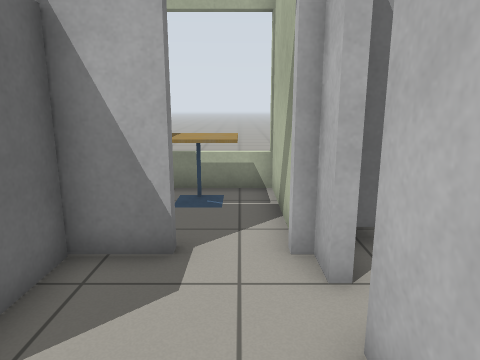
View 1 (above)

16 first-person views from a walk through a world built for the Gazebo simulator. The camera is 1.1 m above the floor, tilts 12° down and sees 70° across. The floor is counted in squares, 0.5 m on a side. Each view is taken from the middle of a square. On the plan, view 1 faces up. The plan holds only what a view shows up to about 19 squares ahead; the rest is blank. Simple patterns stand in for the simulator's built-in surfaces. Some stock models are drawn as simple stand-ins.

View 2
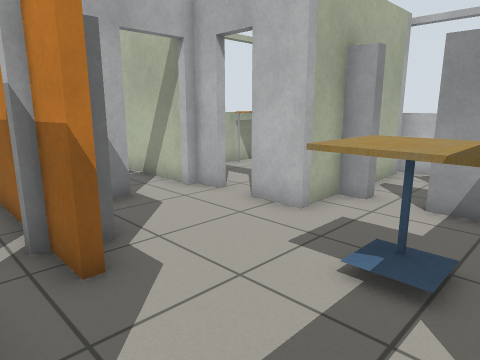

View 3
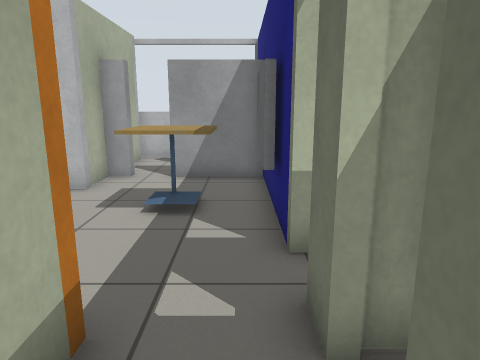

View 4
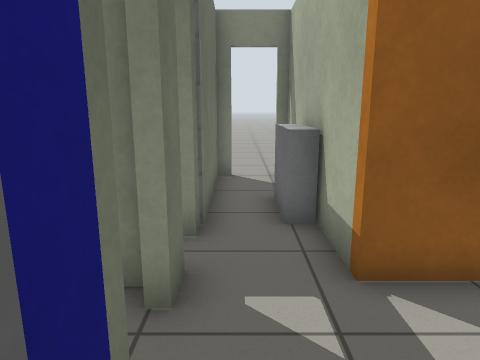

View 5
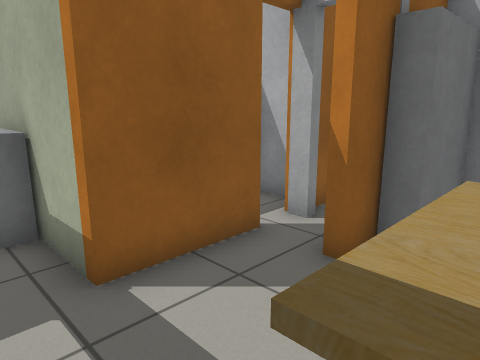

View 6
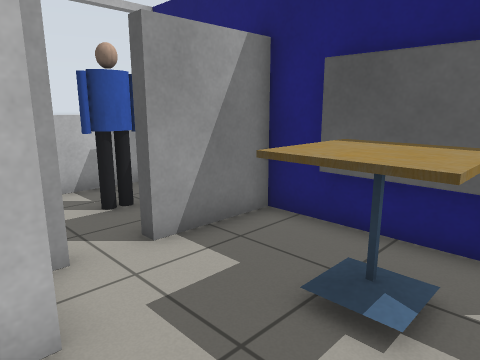

View 7
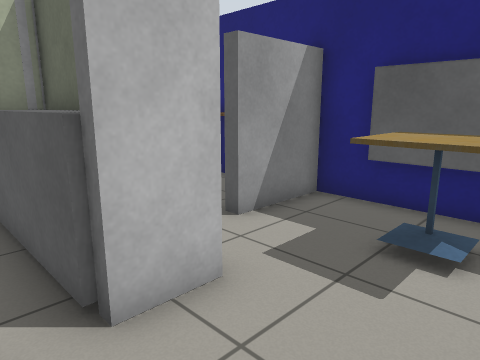

View 8
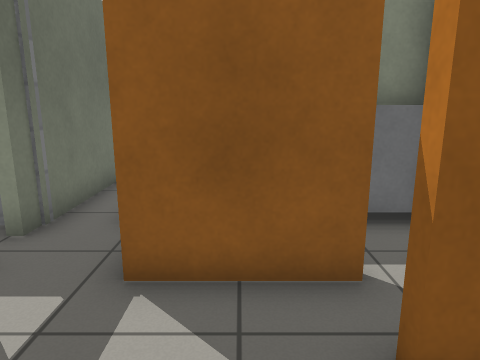

View 9
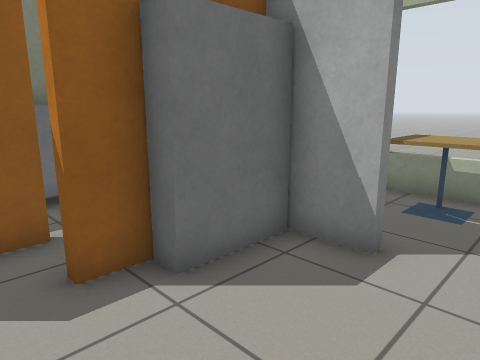

View 10
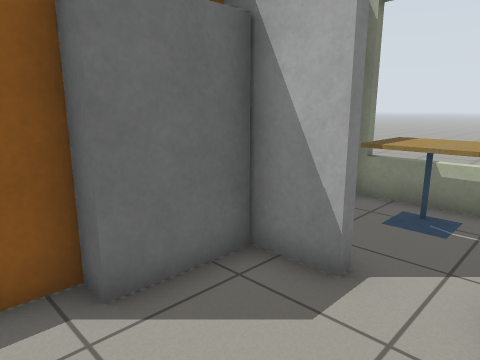

View 11
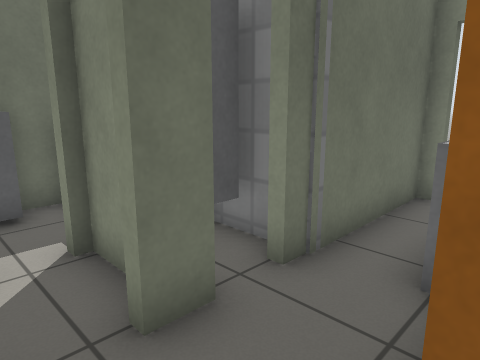

View 12
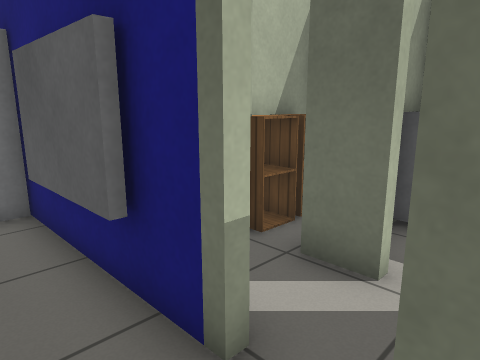

View 13
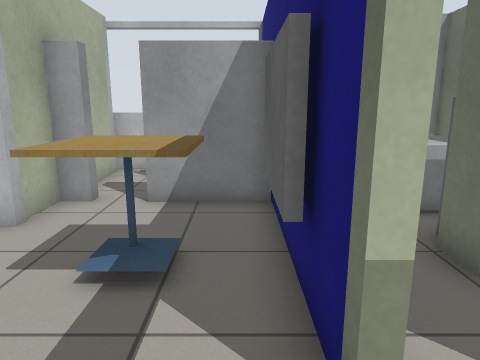

View 14
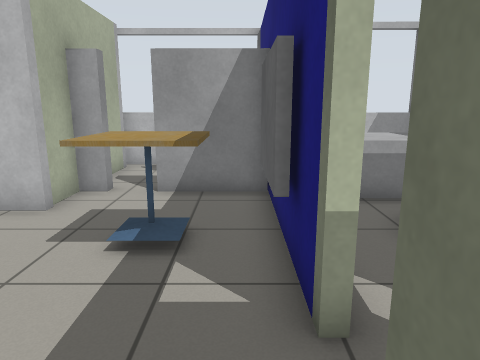

View 15
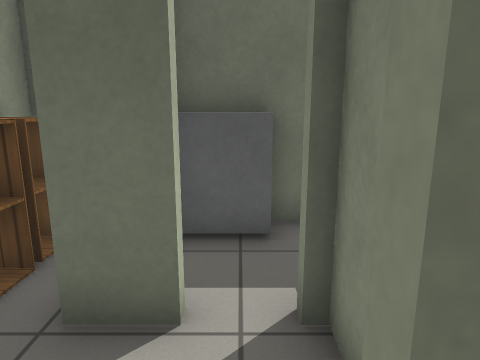

View 16
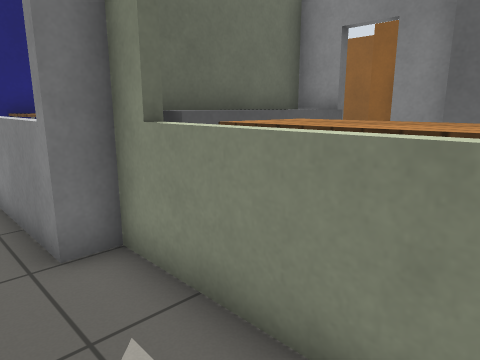

### Floor plan
Ten units are one square. View 1 is at (0, 0); x grows to the right and y downward. Boxes are objects, and circles mark ways between rooms. Rooms are numbered by the first view taken in them; rooms with no view inside come last. Other rooms are left out.
<svg viewBox="-125 -101 206 146">
<path fill="none" stroke="#000" d="M25 -13 11 -13 11 -29M-18 34 14 34M11 -39 11 -49M-31 38 31 38M61 38 70 38M-10 -49 -26 -49 -26 -24 -32 -24 -33 -13 -36 -13 -35 -27M68 -13 50 -13M73 19 73 -15M-51 -16 -51 15 -56 15M-52 38 -44 38M-74 15 -119 15M-61 -37 -70 -37M-81 -38 -81 -23M-119 32 -119 38 -66 38M14 -51 14 -40M67 -37 66 -20 76 -20 76 19M62 -29 67 -29M11 -29 61 -29 61 -24M60 -72 44 -72M9 -49 9 -96M10 -93 -30 -93"/>
<rect x="-15" y="5" width="20" height="20" fill="#bbb"><title>cafe table</title></rect>
<rect x="25" y="5" width="10" height="30" fill="#bbb"><title>window</title></rect>
<rect x="25" y="-15" width="10" height="10" fill="#bbb"><title>window</title></rect>
<rect x="45" y="5" width="10" height="20" fill="#bbb"><title>person</title></rect>
<rect x="55" y="15" width="20" height="20" fill="#bbb"><title>other object</title></rect>
<rect x="-95" y="15" width="20" height="10" fill="#bbb"><title>grey box</title></rect>
<rect x="-85" y="-35" width="10" height="10" fill="#bbb"><title>grey box</title></rect>
<rect x="15" y="-75" width="10" height="30" fill="#bbb"><title>grey box</title></rect>
<rect x="45" y="-65" width="20" height="30" fill="#bbb"><title>table</title></rect>
<rect x="-25" y="-85" width="30" height="20" fill="#bbb"><title>cafe table</title></rect>
<circle cx="-50" cy="-20" r="3" fill="#2a7"/>
<circle cx="-50" cy="25" r="3" fill="#2a7"/>
<circle cx="-5" cy="-50" r="3" fill="#2a7"/>
<text x="10" y="10">1</text>
<text x="-70" y="10">2</text>
<text x="50" y="-80">3</text>
<text x="-10" y="-70">4</text>
</svg>
Room 1 opens to room 2. Room 1 opens to room 4.

Where each view was taken, in squares from view 1:
view 1: 0 up, 0 right, facing up
view 2: 3 down, 5 left, facing up-right
view 3: 3 down, 8 left, facing right
view 4: 3 down, 1 left, facing left
view 5: 3 down, 1 left, facing up-left
view 6: 2 up, 2 left, facing down-right
view 7: 4 up, 2 left, facing down-right
view 8: 0 up, 1 left, facing left
view 9: 0 up, 1 right, facing up-left
view 10: 1 up, 1 right, facing up-left
view 11: 1 down, 3 left, facing down-left
view 12: 2 down, 5 left, facing down-right
view 13: 3 down, 5 left, facing right
view 14: 3 down, 6 left, facing right
view 15: 3 down, 4 left, facing down
view 16: 7 up, 9 right, facing down-left
